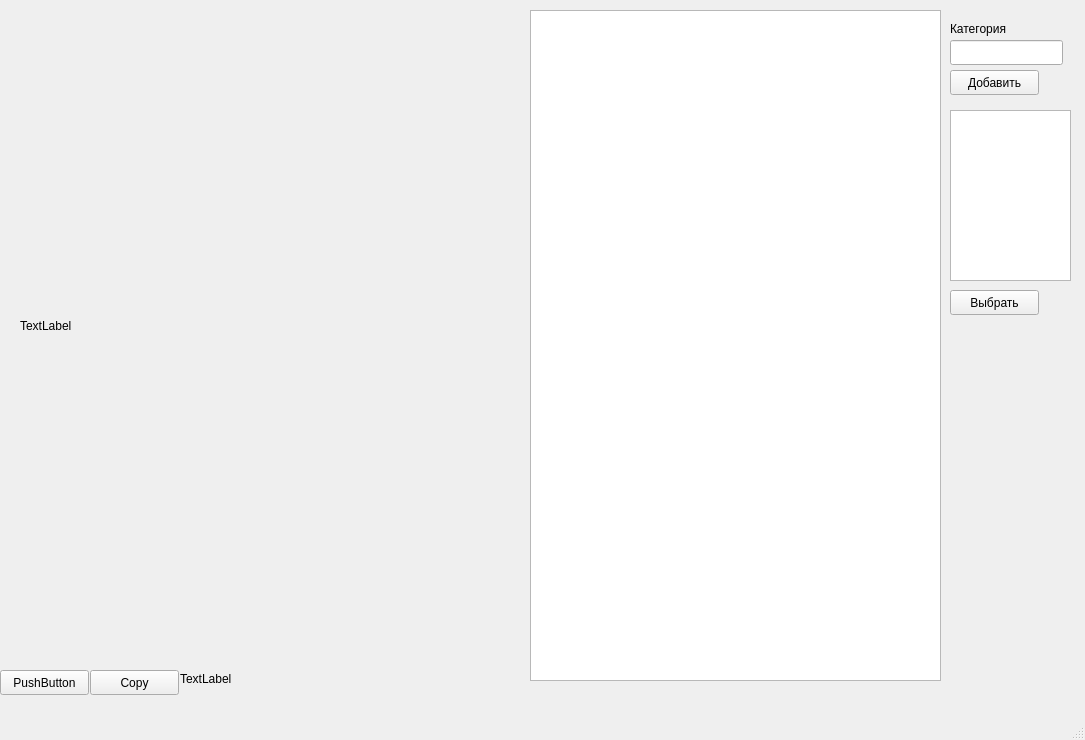
<?xml version="1.0" encoding="UTF-8"?>
<ui version="4.0">
 <class>MainWindow</class>
 <widget class="QMainWindow" name="MainWindow">
  <property name="geometry">
   <rect>
    <x>0</x>
    <y>0</y>
    <width>1085</width>
    <height>740</height>
   </rect>
  </property>
  <property name="windowTitle">
   <string>MainWindow</string>
  </property>
  <widget class="QWidget" name="centralwidget">
   <widget class="QLabel" name="label">
    <property name="geometry">
     <rect>
      <x>20</x>
      <y>10</y>
      <width>571</width>
      <height>631</height>
     </rect>
    </property>
    <property name="text">
     <string>TextLabel</string>
    </property>
   </widget>
   <widget class="QPushButton" name="pushButton">
    <property name="geometry">
     <rect>
      <x>0</x>
      <y>670</y>
      <width>89</width>
      <height>25</height>
     </rect>
    </property>
    <property name="text">
     <string>PushButton</string>
    </property>
   </widget>
   <widget class="QListWidget" name="listWidget">
    <property name="geometry">
     <rect>
      <x>530</x>
      <y>10</y>
      <width>411</width>
      <height>671</height>
     </rect>
    </property>
   </widget>
   <widget class="QLabel" name="label_2">
    <property name="geometry">
     <rect>
      <x>180</x>
      <y>670</y>
      <width>451</width>
      <height>17</height>
     </rect>
    </property>
    <property name="text">
     <string>TextLabel</string>
    </property>
   </widget>
   <widget class="QPushButton" name="pushButton_2">
    <property name="geometry">
     <rect>
      <x>90</x>
      <y>670</y>
      <width>89</width>
      <height>25</height>
     </rect>
    </property>
    <property name="text">
     <string>Copy</string>
    </property>
   </widget>
   <widget class="QLabel" name="label_3">
    <property name="geometry">
     <rect>
      <x>950</x>
      <y>20</y>
      <width>67</width>
      <height>17</height>
     </rect>
    </property>
    <property name="text">
     <string>Категория</string>
    </property>
   </widget>
   <widget class="QLineEdit" name="leCat">
    <property name="geometry">
     <rect>
      <x>950</x>
      <y>40</y>
      <width>113</width>
      <height>25</height>
     </rect>
    </property>
   </widget>
   <widget class="QPushButton" name="btnAddCat">
    <property name="geometry">
     <rect>
      <x>950</x>
      <y>70</y>
      <width>89</width>
      <height>25</height>
     </rect>
    </property>
    <property name="text">
     <string>Добавить</string>
    </property>
   </widget>
   <widget class="QTableView" name="tbvCat">
    <property name="geometry">
     <rect>
      <x>950</x>
      <y>110</y>
      <width>121</width>
      <height>171</height>
     </rect>
    </property>
   </widget>
   <widget class="QPushButton" name="btnSetCat">
    <property name="geometry">
     <rect>
      <x>950</x>
      <y>290</y>
      <width>89</width>
      <height>25</height>
     </rect>
    </property>
    <property name="text">
     <string>Выбрать</string>
    </property>
   </widget>
  </widget>
  <widget class="QMenuBar" name="menubar">
   <property name="geometry">
    <rect>
     <x>0</x>
     <y>0</y>
     <width>1085</width>
     <height>22</height>
    </rect>
   </property>
  </widget>
  <widget class="QStatusBar" name="statusbar"/>
 </widget>
 <resources/>
 <connections/>
</ui>
